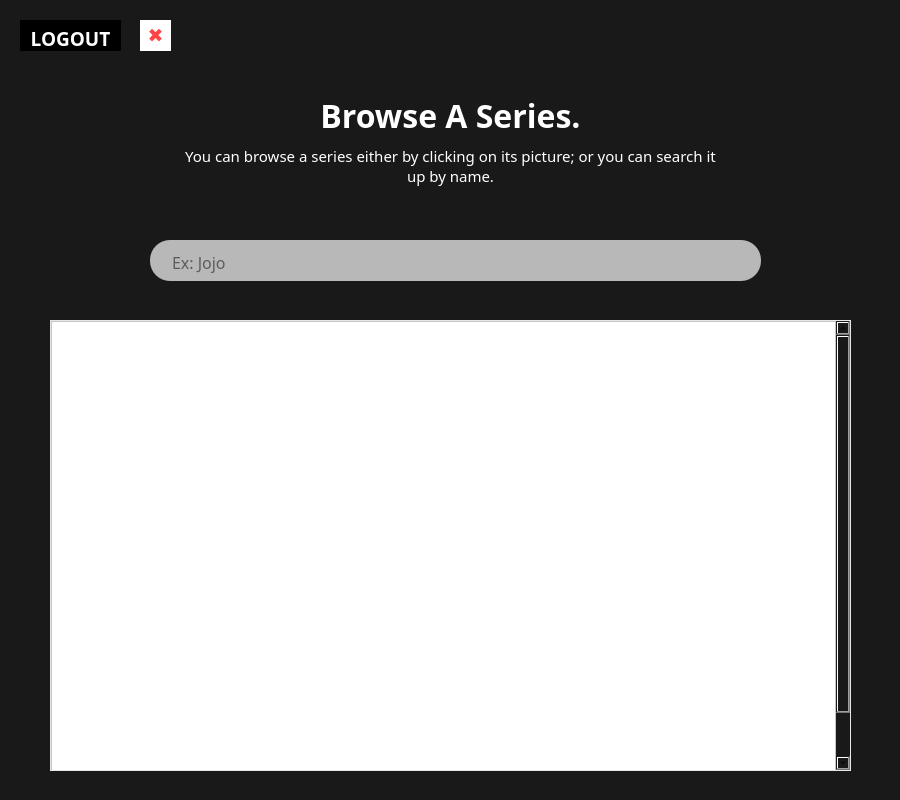
<?xml version="1.0" encoding="UTF-8"?>
<ui version="4.0">
 <class>BrowseWindow</class>
 <widget class="QMainWindow" name="BrowseWindow">
  <property name="geometry">
   <rect>
    <x>0</x>
    <y>0</y>
    <width>900</width>
    <height>800</height>
   </rect>
  </property>
  <property name="minimumSize">
   <size>
    <width>900</width>
    <height>800</height>
   </size>
  </property>
  <property name="maximumSize">
   <size>
    <width>900</width>
    <height>800</height>
   </size>
  </property>
  <property name="windowTitle">
   <string>AnimexUI - Browse</string>
  </property>
  <property name="windowIcon">
   <iconset resource="assets/medias/qrcs/logo.qrc">
    <normaloff>:/newPrefix/imgs/logo.png</normaloff>:/newPrefix/imgs/logo.png</iconset>
  </property>
  <property name="styleSheet">
   <string notr="true">background-color: rgb(25, 25, 25);</string>
  </property>
  <widget class="QWidget" name="centralwidget">
   <widget class="QPushButton" name="BrowseWindow_ExitBtn">
    <property name="geometry">
     <rect>
      <x>140</x>
      <y>20</y>
      <width>31</width>
      <height>31</height>
     </rect>
    </property>
    <property name="cursor">
     <cursorShape>PointingHandCursor</cursorShape>
    </property>
    <property name="styleSheet">
     <string notr="true">QPushButton {
	background-color: rgb(255, 255, 255);
	border: none;
	font-size: 19px;
	color:  rgb(255, 66, 69);
}

QPushButton::hover {
	background-color: rgb(255, 66, 69);
	color: white;
}</string>
    </property>
    <property name="text">
     <string>✖</string>
    </property>
   </widget>
   <widget class="QPushButton" name="BrowseWindow_LogoutBtn">
    <property name="geometry">
     <rect>
      <x>20</x>
      <y>20</y>
      <width>101</width>
      <height>31</height>
     </rect>
    </property>
    <property name="font">
     <font>
      <family>Poppins</family>
      <pointsize>-1</pointsize>
      <weight>75</weight>
      <bold>true</bold>
     </font>
    </property>
    <property name="cursor">
     <cursorShape>PointingHandCursor</cursorShape>
    </property>
    <property name="styleSheet">
     <string notr="true">QPushButton {
	background-color: black;
	color: white;
	border: none;
	font-size: 19px;
	padding-top: 5px;
}

QPushButton::hover {
	background-color: grey;
	color: black;
}</string>
    </property>
    <property name="text">
     <string>LOGOUT</string>
    </property>
   </widget>
   <widget class="QLabel" name="BrowseWindow_MainHeadingLabel">
    <property name="geometry">
     <rect>
      <x>180</x>
      <y>90</y>
      <width>541</width>
      <height>51</height>
     </rect>
    </property>
    <property name="font">
     <font>
      <family>Poppins</family>
      <pointsize>24</pointsize>
      <weight>75</weight>
      <bold>true</bold>
     </font>
    </property>
    <property name="styleSheet">
     <string notr="true">QLabel {
	border-image: none;
	background: none;
	color: white;
}</string>
    </property>
    <property name="text">
     <string>Browse A Series.</string>
    </property>
    <property name="alignment">
     <set>Qt::AlignCenter</set>
    </property>
   </widget>
   <widget class="QLabel" name="BrowseWindow_MainTextLabel">
    <property name="geometry">
     <rect>
      <x>180</x>
      <y>110</y>
      <width>541</width>
      <height>111</height>
     </rect>
    </property>
    <property name="font">
     <font>
      <family>Poppins</family>
      <pointsize>11</pointsize>
     </font>
    </property>
    <property name="styleSheet">
     <string notr="true">QLabel {
	border-image: none;
	background: none;
	color: white;
}</string>
    </property>
    <property name="text">
     <string>You can browse a series either by clicking on its picture; or you can search it up by name.</string>
    </property>
    <property name="alignment">
     <set>Qt::AlignCenter</set>
    </property>
    <property name="wordWrap">
     <bool>true</bool>
    </property>
   </widget>
   <widget class="QLineEdit" name="BrowseWindow_SearchLineEdit">
    <property name="geometry">
     <rect>
      <x>150</x>
      <y>240</y>
      <width>611</width>
      <height>41</height>
     </rect>
    </property>
    <property name="font">
     <font>
      <family>Poppins</family>
      <pointsize>12</pointsize>
     </font>
    </property>
    <property name="styleSheet">
     <string notr="true">QLineEdit {
	background-color: rgb(184, 184, 184);
	border: none;
	color: black;
	padding-top: 4px;
	padding-left: 20px;
	padding-right: 20px;
	border-radius: 20px;
}</string>
    </property>
    <property name="text">
     <string/>
    </property>
    <property name="placeholderText">
     <string>Ex: Jojo</string>
    </property>
   </widget>
   <widget class="QScrollArea" name="BrowseWindow_ScrollArea">
    <property name="geometry">
     <rect>
      <x>50</x>
      <y>320</y>
      <width>801</width>
      <height>451</height>
     </rect>
    </property>
    <property name="styleSheet">
     <string notr="true">QScrollArea {
	border: 1px solid rgb(230, 230, 230);
}

QScrollBar:vertical {
	border: none;
	background-color: black;
	border-radius: 5px;
	width: 15px;
	margin: 15px 0 0;
}


/* Handle */
QScrollBar::handle:vertical {
	background-color: rgb(255, 66, 69);
}
QScrollBar::handle:vertical::hover {
	background-color: rgb(255, 10, 22)
}

/* Top Btn */
QScrollBar::sub-line:vertical {
	background-color: grey;
}</string>
    </property>
    <property name="widgetResizable">
     <bool>true</bool>
    </property>
    <widget class="QWidget" name="scrollAreaWidgetContents">
     <property name="geometry">
      <rect>
       <x>0</x>
       <y>0</y>
       <width>784</width>
       <height>500</height>
      </rect>
     </property>
     <layout class="QVBoxLayout" name="verticalLayout">
      <property name="spacing">
       <number>0</number>
      </property>
      <property name="leftMargin">
       <number>0</number>
      </property>
      <property name="topMargin">
       <number>0</number>
      </property>
      <property name="rightMargin">
       <number>0</number>
      </property>
      <property name="bottomMargin">
       <number>0</number>
      </property>
      <item>
       <widget class="QFrame" name="BrowseWindow_SeriesHolderFrame">
        <property name="minimumSize">
         <size>
          <width>0</width>
          <height>500</height>
         </size>
        </property>
        <property name="styleSheet">
         <string notr="true">QFrame {
	background-color: white;
}</string>
        </property>
        <property name="frameShape">
         <enum>QFrame::StyledPanel</enum>
        </property>
        <property name="frameShadow">
         <enum>QFrame::Raised</enum>
        </property>
       </widget>
      </item>
     </layout>
    </widget>
   </widget>
  </widget>
 </widget>
 <resources>
  <include location="assets/medias/qrcs/logo.qrc"/>
 </resources>
 <connections/>
</ui>
